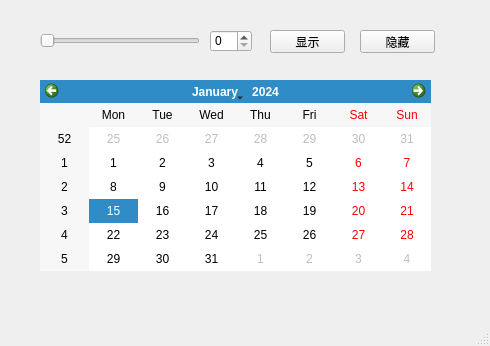
<?xml version="1.0" encoding="UTF-8"?>
<ui version="4.0">
 <class>MainWindow</class>
 <widget class="QMainWindow" name="MainWindow">
  <property name="geometry">
   <rect>
    <x>0</x>
    <y>0</y>
    <width>490</width>
    <height>346</height>
   </rect>
  </property>
  <property name="windowTitle">
   <string>MainWindow</string>
  </property>
  <widget class="QWidget" name="centralwidget">
   <widget class="QSlider" name="horizontalSlider">
    <property name="geometry">
     <rect>
      <x>40</x>
      <y>30</y>
      <width>160</width>
      <height>22</height>
     </rect>
    </property>
    <property name="orientation">
     <enum>Qt::Horizontal</enum>
    </property>
   </widget>
   <widget class="QSpinBox" name="spinBox">
    <property name="geometry">
     <rect>
      <x>210</x>
      <y>30</y>
      <width>42</width>
      <height>22</height>
     </rect>
    </property>
   </widget>
   <widget class="QPushButton" name="pushButton">
    <property name="geometry">
     <rect>
      <x>270</x>
      <y>30</y>
      <width>75</width>
      <height>23</height>
     </rect>
    </property>
    <property name="text">
     <string>显示</string>
    </property>
   </widget>
   <widget class="QPushButton" name="pushButton_2">
    <property name="geometry">
     <rect>
      <x>360</x>
      <y>30</y>
      <width>75</width>
      <height>23</height>
     </rect>
    </property>
    <property name="text">
     <string>隐藏</string>
    </property>
   </widget>
   <widget class="QCalendarWidget" name="calendarWidget">
    <property name="geometry">
     <rect>
      <x>40</x>
      <y>80</y>
      <width>391</width>
      <height>191</height>
     </rect>
    </property>
   </widget>
  </widget>
  <widget class="QMenuBar" name="menubar">
   <property name="geometry">
    <rect>
     <x>0</x>
     <y>0</y>
     <width>490</width>
     <height>23</height>
    </rect>
   </property>
  </widget>
  <widget class="QStatusBar" name="statusbar"/>
 </widget>
 <resources/>
 <connections>
  <connection>
   <sender>spinBox</sender>
   <signal>valueChanged(int)</signal>
   <receiver>horizontalSlider</receiver>
   <slot>setValue(int)</slot>
   <hints>
    <hint type="sourcelabel">
     <x>230</x>
     <y>63</y>
    </hint>
    <hint type="destinationlabel">
     <x>119</x>
     <y>63</y>
    </hint>
   </hints>
  </connection>
  <connection>
   <sender>pushButton</sender>
   <signal>clicked()</signal>
   <receiver>calendarWidget</receiver>
   <slot>show()</slot>
   <hints>
    <hint type="sourcelabel">
     <x>307</x>
     <y>64</y>
    </hint>
    <hint type="destinationlabel">
     <x>235</x>
     <y>198</y>
    </hint>
   </hints>
  </connection>
  <connection>
   <sender>pushButton_2</sender>
   <signal>clicked()</signal>
   <receiver>calendarWidget</receiver>
   <slot>hide()</slot>
   <hints>
    <hint type="sourcelabel">
     <x>397</x>
     <y>64</y>
    </hint>
    <hint type="destinationlabel">
     <x>235</x>
     <y>198</y>
    </hint>
   </hints>
  </connection>
  <connection>
   <sender>horizontalSlider</sender>
   <signal>valueChanged(int)</signal>
   <receiver>spinBox</receiver>
   <slot>setValue(int)</slot>
   <hints>
    <hint type="sourcelabel">
     <x>119</x>
     <y>63</y>
    </hint>
    <hint type="destinationlabel">
     <x>230</x>
     <y>63</y>
    </hint>
   </hints>
  </connection>
 </connections>
</ui>
